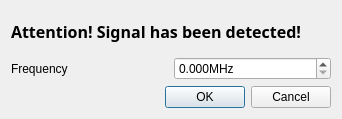
<?xml version="1.0" encoding="UTF-8"?>
<ui version="4.0">
 <class>SignalDetectedDialog</class>
 <widget class="QDialog" name="SignalDetectedDialog">
  <property name="geometry">
   <rect>
    <x>0</x>
    <y>0</y>
    <width>342</width>
    <height>119</height>
   </rect>
  </property>
  <property name="windowTitle">
   <string>Dialog</string>
  </property>
  <layout class="QGridLayout" name="gridLayout">
   <item row="0" column="0">
    <widget class="QLabel" name="lblMessage">
     <property name="font">
      <font>
       <family>Arial Black</family>
       <pointsize>12</pointsize>
       <weight>75</weight>
       <bold>true</bold>
      </font>
     </property>
     <property name="lineWidth">
      <number>1</number>
     </property>
     <property name="text">
      <string>Attention! Signal has been detected!</string>
     </property>
     <property name="scaledContents">
      <bool>false</bool>
     </property>
    </widget>
   </item>
   <item row="1" column="0">
    <layout class="QHBoxLayout" name="horizontalLayout">
     <item>
      <widget class="QLabel" name="lblFreq">
       <property name="text">
        <string>Frequency</string>
       </property>
      </widget>
     </item>
     <item>
      <widget class="QDoubleSpinBox" name="dspFreq">
       <property name="suffix">
        <string>MHz</string>
       </property>
       <property name="decimals">
        <number>3</number>
       </property>
       <property name="maximum">
        <double>700000000.000000000000000</double>
       </property>
      </widget>
     </item>
    </layout>
   </item>
   <item row="2" column="0">
    <widget class="QDialogButtonBox" name="buttonBox">
     <property name="orientation">
      <enum>Qt::Horizontal</enum>
     </property>
     <property name="standardButtons">
      <set>QDialogButtonBox::Cancel|QDialogButtonBox::Ok</set>
     </property>
    </widget>
   </item>
  </layout>
 </widget>
 <resources/>
 <connections>
  <connection>
   <sender>buttonBox</sender>
   <signal>accepted()</signal>
   <receiver>SignalDetectedDialog</receiver>
   <slot>accept()</slot>
   <hints>
    <hint type="sourcelabel">
     <x>248</x>
     <y>254</y>
    </hint>
    <hint type="destinationlabel">
     <x>157</x>
     <y>274</y>
    </hint>
   </hints>
  </connection>
  <connection>
   <sender>buttonBox</sender>
   <signal>rejected()</signal>
   <receiver>SignalDetectedDialog</receiver>
   <slot>reject()</slot>
   <hints>
    <hint type="sourcelabel">
     <x>316</x>
     <y>260</y>
    </hint>
    <hint type="destinationlabel">
     <x>286</x>
     <y>274</y>
    </hint>
   </hints>
  </connection>
 </connections>
</ui>
